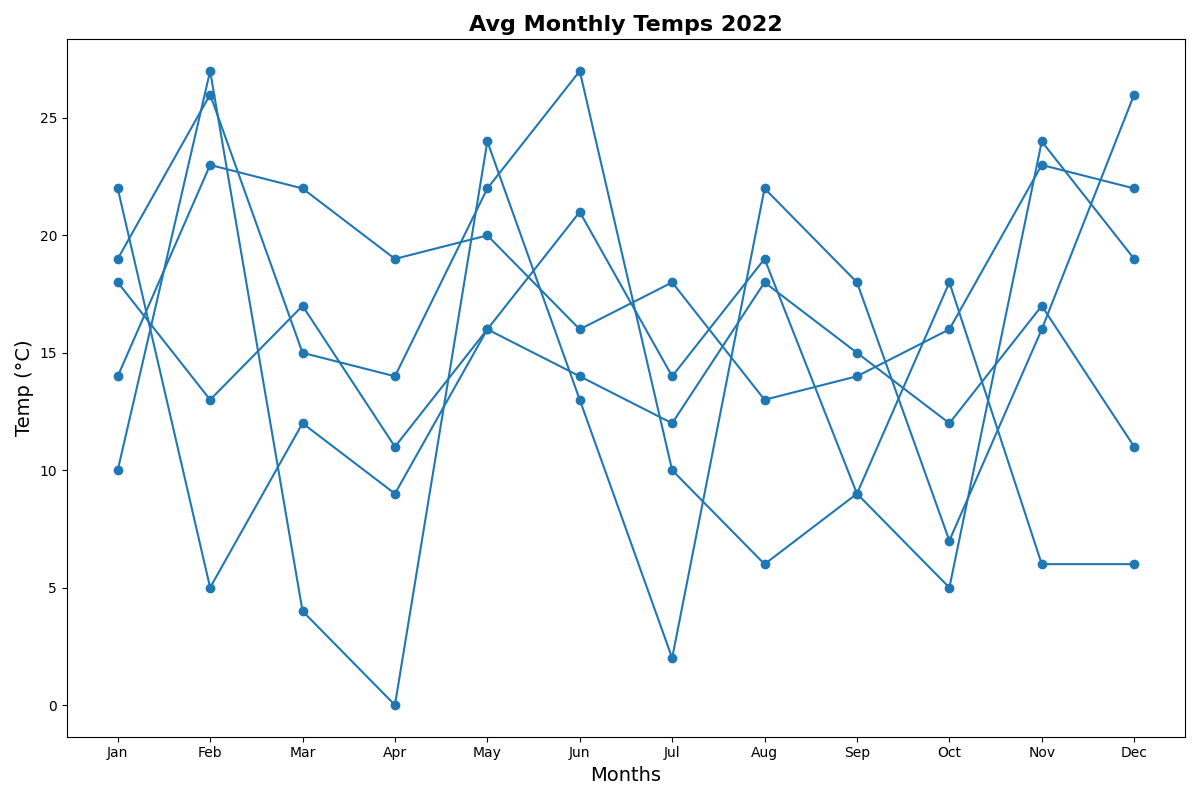

Write Python code to recreate this figure.
import matplotlib.pyplot as plt
import numpy as np

months = np.array([
    'Jan', 'Feb', 'Mar', 'Apr', 'May', 'Jun', 
    'Jul', 'Aug', 'Sep', 'Oct', 'Nov', 'Dec'
])

sf_temps = np.array([18, 13, 17, 11, 16, 14, 12, 18, 15, 12, 17, 11])
ny_temps = np.array([10, 27, 4, 0, 24, 13, 2, 22, 18, 7, 16, 26])
tk_temps = np.array([19, 26, 15, 14, 22, 27, 10, 6, 9, 5, 24, 19])
pa_temps = np.array([22, 5, 12, 9, 16, 21, 14, 19, 9, 18, 6, 6])
sy_temps = np.array([14, 23, 22, 19, 20, 16, 18, 13, 14, 16, 23, 22])

fig, ax = plt.subplots(figsize=(12, 8))

ax.plot(months, sf_temps, color='tab:blue', marker='o', linestyle='-')
ax.plot(months, ny_temps, color='tab:blue', marker='o', linestyle='-')
ax.plot(months, tk_temps, color='tab:blue', marker='o', linestyle='-')
ax.plot(months, pa_temps, color='tab:blue', marker='o', linestyle='-')
ax.plot(months, sy_temps, color='tab:blue', marker='o', linestyle='-')

ax.set_title('Avg Monthly Temps 2022', fontsize=16, fontweight='bold')
ax.set_xlabel('Months', fontsize=14)
ax.set_ylabel('Temp (°C)', fontsize=14)

plt.tight_layout()
plt.show()
